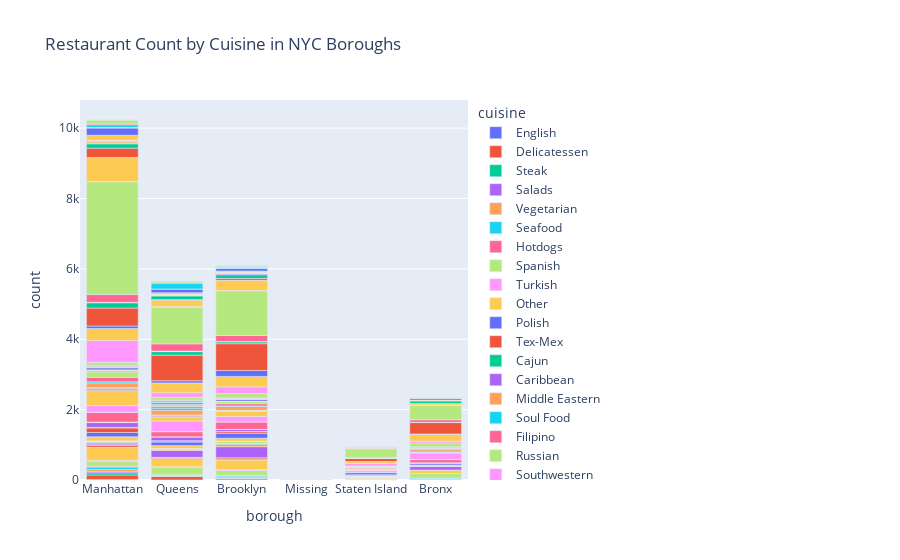

Here is the notebook cell this chart was saved with:
### Markdown cell above
#### Q10) What is the distribution of restaurants across different cuisines in the NYC boroughs

### Code cell
print("\n Query to make a visualization of the distribution of restaurants across different cuisines in the NYC boroughs: \n")
res: list = mongo.aggregate_query("restaurants_collection", [{"$group": {"_id": {"borough": "$borough", "cuisine": "$cuisine"}, "count": {"$sum": 1}}},
                                                                {"$project": {"borough": "$_id.borough", "cuisine": "$_id.cuisine", "count": "$count", "_id": 0}}]
                                                                , show=False)
for item in res[:10]:
    print(item)

mongo.plot_query(res, x_var="borough", y_var="count", color_on="cuisine", plot_title="Restaurant Count by Cuisine in NYC Boroughs", save_as='../data/mongo_visualization.png')
mongo.disconnect()
